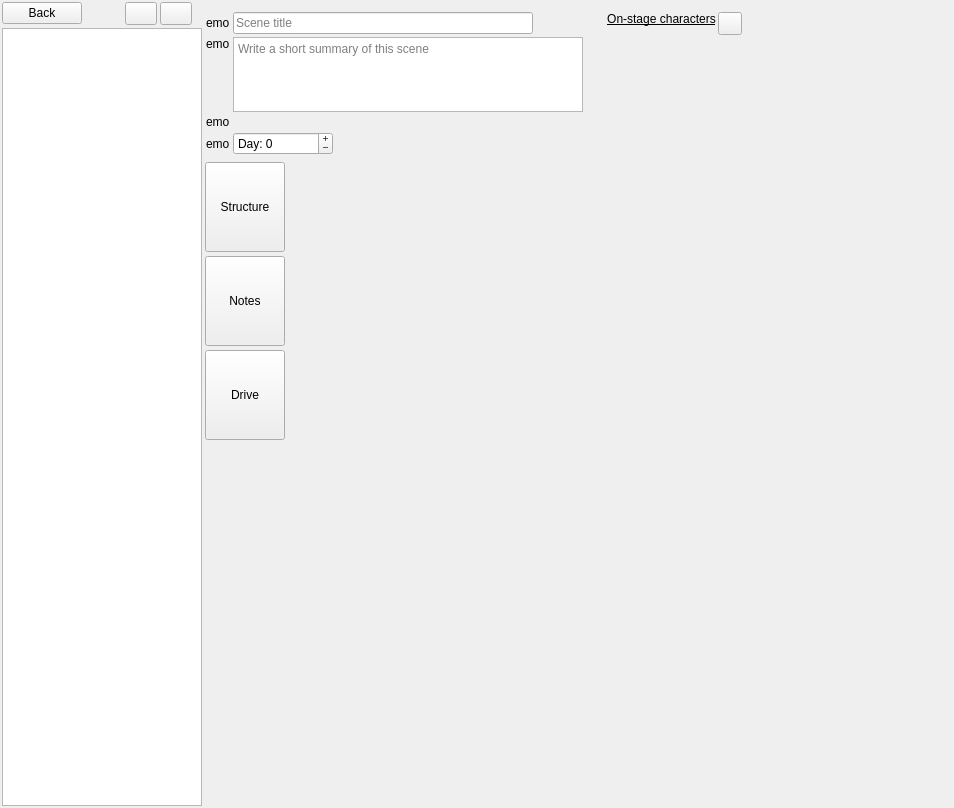
<?xml version="1.0" encoding="UTF-8"?>
<ui version="4.0">
 <class>SceneEditor</class>
 <widget class="QWidget" name="SceneEditor">
  <property name="geometry">
   <rect>
    <x>0</x>
    <y>0</y>
    <width>954</width>
    <height>808</height>
   </rect>
  </property>
  <property name="windowTitle">
   <string>Form</string>
  </property>
  <layout class="QHBoxLayout" name="horizontalLayout_7">
   <property name="spacing">
    <number>3</number>
   </property>
   <property name="leftMargin">
    <number>2</number>
   </property>
   <property name="topMargin">
    <number>2</number>
   </property>
   <property name="rightMargin">
    <number>2</number>
   </property>
   <property name="bottomMargin">
    <number>2</number>
   </property>
   <item>
    <layout class="QVBoxLayout" name="verticalLayout">
     <item>
      <layout class="QHBoxLayout" name="horizontalLayout_8">
       <item alignment="Qt::AlignLeft">
        <widget class="QPushButton" name="btnClose">
         <property name="sizePolicy">
          <sizepolicy hsizetype="Fixed" vsizetype="Fixed">
           <horstretch>0</horstretch>
           <verstretch>0</verstretch>
          </sizepolicy>
         </property>
         <property name="maximumSize">
          <size>
           <width>100</width>
           <height>16777215</height>
          </size>
         </property>
         <property name="cursor">
          <cursorShape>PointingHandCursor</cursorShape>
         </property>
         <property name="focusPolicy">
          <enum>Qt::ClickFocus</enum>
         </property>
         <property name="toolTip">
          <string>Go back</string>
         </property>
         <property name="text">
          <string>Back</string>
         </property>
         <property name="shortcut">
          <string>Return</string>
         </property>
        </widget>
       </item>
       <item>
        <spacer name="horizontalSpacer_7">
         <property name="orientation">
          <enum>Qt::Horizontal</enum>
         </property>
         <property name="sizeType">
          <enum>QSizePolicy::Preferred</enum>
         </property>
         <property name="sizeHint" stdset="0">
          <size>
           <width>40</width>
           <height>20</height>
          </size>
         </property>
        </spacer>
       </item>
       <item>
        <widget class="QToolButton" name="btnPrevious">
         <property name="sizePolicy">
          <sizepolicy hsizetype="Fixed" vsizetype="Fixed">
           <horstretch>0</horstretch>
           <verstretch>0</verstretch>
          </sizepolicy>
         </property>
         <property name="minimumSize">
          <size>
           <width>0</width>
           <height>0</height>
          </size>
         </property>
         <property name="maximumSize">
          <size>
           <width>50</width>
           <height>16777215</height>
          </size>
         </property>
         <property name="cursor">
          <cursorShape>PointingHandCursor</cursorShape>
         </property>
         <property name="focusPolicy">
          <enum>Qt::ClickFocus</enum>
         </property>
         <property name="toolTip">
          <string>Previous scene</string>
         </property>
         <property name="text">
          <string/>
         </property>
         <property name="shortcut">
          <string>Left</string>
         </property>
        </widget>
       </item>
       <item>
        <widget class="QToolButton" name="btnNext">
         <property name="minimumSize">
          <size>
           <width>0</width>
           <height>0</height>
          </size>
         </property>
         <property name="maximumSize">
          <size>
           <width>50</width>
           <height>16777215</height>
          </size>
         </property>
         <property name="cursor">
          <cursorShape>PointingHandCursor</cursorShape>
         </property>
         <property name="focusPolicy">
          <enum>Qt::ClickFocus</enum>
         </property>
         <property name="toolTip">
          <string>Next scene</string>
         </property>
         <property name="text">
          <string/>
         </property>
         <property name="shortcut">
          <string>Right</string>
         </property>
        </widget>
       </item>
       <item>
        <spacer name="horizontalSpacer_4">
         <property name="orientation">
          <enum>Qt::Horizontal</enum>
         </property>
         <property name="sizeType">
          <enum>QSizePolicy::Preferred</enum>
         </property>
         <property name="sizeHint" stdset="0">
          <size>
           <width>10</width>
           <height>10</height>
          </size>
         </property>
        </spacer>
       </item>
      </layout>
     </item>
     <item>
      <widget class="QListView" name="lstScenes">
       <property name="sizePolicy">
        <sizepolicy hsizetype="Preferred" vsizetype="Expanding">
         <horstretch>0</horstretch>
         <verstretch>0</verstretch>
        </sizepolicy>
       </property>
       <property name="maximumSize">
        <size>
         <width>200</width>
         <height>16777215</height>
        </size>
       </property>
       <property name="focusPolicy">
        <enum>Qt::ClickFocus</enum>
       </property>
      </widget>
     </item>
    </layout>
   </item>
   <item>
    <layout class="QVBoxLayout" name="verticalLayout_3">
     <property name="spacing">
      <number>4</number>
     </property>
     <item>
      <widget class="SceneStoryStructureWidget" name="wdgStructure" native="true"/>
     </item>
     <item>
      <spacer name="horizontalSpacer_2">
       <property name="orientation">
        <enum>Qt::Horizontal</enum>
       </property>
       <property name="sizeHint" stdset="0">
        <size>
         <width>40</width>
         <height>5</height>
        </size>
       </property>
      </spacer>
     </item>
     <item>
      <widget class="QWidget" name="wdgTop" native="true">
       <layout class="QHBoxLayout" name="horizontalLayout_5">
        <property name="spacing">
         <number>2</number>
        </property>
        <property name="leftMargin">
         <number>1</number>
        </property>
        <property name="topMargin">
         <number>1</number>
        </property>
        <property name="rightMargin">
         <number>1</number>
        </property>
        <property name="bottomMargin">
         <number>1</number>
        </property>
        <item>
         <layout class="QVBoxLayout" name="verticalLayout_2">
          <property name="spacing">
           <number>3</number>
          </property>
          <item>
           <layout class="QHBoxLayout" name="horizontalLayout_6">
            <property name="spacing">
             <number>3</number>
            </property>
            <item>
             <widget class="QLabel" name="lblTitleEmoji">
              <property name="text">
               <string>emo</string>
              </property>
             </widget>
            </item>
            <item>
             <widget class="QLineEdit" name="lineTitle">
              <property name="minimumSize">
               <size>
                <width>300</width>
                <height>0</height>
               </size>
              </property>
              <property name="maximumSize">
               <size>
                <width>1232323</width>
                <height>16777215</height>
               </size>
              </property>
              <property name="placeholderText">
               <string>Scene title</string>
              </property>
             </widget>
            </item>
            <item>
             <spacer name="horizontalSpacer">
              <property name="orientation">
               <enum>Qt::Horizontal</enum>
              </property>
              <property name="sizeType">
               <enum>QSizePolicy::MinimumExpanding</enum>
              </property>
              <property name="sizeHint" stdset="0">
               <size>
                <width>40</width>
                <height>20</height>
               </size>
              </property>
             </spacer>
            </item>
           </layout>
          </item>
          <item>
           <layout class="QHBoxLayout" name="horizontalLayout_11">
            <property name="spacing">
             <number>3</number>
            </property>
            <item alignment="Qt::AlignLeft|Qt::AlignTop">
             <widget class="QLabel" name="lblSynopsisEmoji">
              <property name="text">
               <string>emo</string>
              </property>
             </widget>
            </item>
            <item alignment="Qt::AlignLeft|Qt::AlignTop">
             <widget class="QTextEdit" name="textSynopsis">
              <property name="sizePolicy">
               <sizepolicy hsizetype="Expanding" vsizetype="Preferred">
                <horstretch>0</horstretch>
                <verstretch>0</verstretch>
               </sizepolicy>
              </property>
              <property name="minimumSize">
               <size>
                <width>350</width>
                <height>75</height>
               </size>
              </property>
              <property name="maximumSize">
               <size>
                <width>1232323</width>
                <height>75</height>
               </size>
              </property>
              <property name="baseSize">
               <size>
                <width>0</width>
                <height>0</height>
               </size>
              </property>
              <property name="autoFormatting">
               <set>QTextEdit::AutoBulletList</set>
              </property>
              <property name="placeholderText">
               <string>Write a short summary of this scene</string>
              </property>
             </widget>
            </item>
            <item>
             <spacer name="horizontalSpacer_3">
              <property name="orientation">
               <enum>Qt::Horizontal</enum>
              </property>
              <property name="sizeType">
               <enum>QSizePolicy::MinimumExpanding</enum>
              </property>
              <property name="sizeHint" stdset="0">
               <size>
                <width>20</width>
                <height>20</height>
               </size>
              </property>
             </spacer>
            </item>
           </layout>
          </item>
          <item>
           <widget class="QWidget" name="wdgPlotParent" native="true">
            <property name="sizePolicy">
             <sizepolicy hsizetype="Preferred" vsizetype="Maximum">
              <horstretch>0</horstretch>
              <verstretch>0</verstretch>
             </sizepolicy>
            </property>
            <layout class="QHBoxLayout" name="horizontalLayout_4">
             <property name="spacing">
              <number>3</number>
             </property>
             <property name="leftMargin">
              <number>0</number>
             </property>
             <property name="topMargin">
              <number>0</number>
             </property>
             <property name="rightMargin">
              <number>0</number>
             </property>
             <property name="bottomMargin">
              <number>0</number>
             </property>
             <item alignment="Qt::AlignLeft|Qt::AlignVCenter">
              <widget class="QLabel" name="lblPlotEmoji">
               <property name="sizePolicy">
                <sizepolicy hsizetype="Maximum" vsizetype="Maximum">
                 <horstretch>0</horstretch>
                 <verstretch>0</verstretch>
                </sizepolicy>
               </property>
               <property name="text">
                <string>emo</string>
               </property>
              </widget>
             </item>
             <item>
              <widget class="QWidget" name="wdgPlotContainer" native="true"/>
             </item>
            </layout>
           </widget>
          </item>
          <item alignment="Qt::AlignTop">
           <widget class="QWidget" name="wdgDayParent" native="true">
            <layout class="QHBoxLayout" name="horizontalLayout_16">
             <property name="spacing">
              <number>3</number>
             </property>
             <property name="leftMargin">
              <number>0</number>
             </property>
             <property name="topMargin">
              <number>0</number>
             </property>
             <property name="rightMargin">
              <number>0</number>
             </property>
             <property name="bottomMargin">
              <number>0</number>
             </property>
             <item>
              <widget class="QLabel" name="lblDayEmoji">
               <property name="text">
                <string>emo</string>
               </property>
              </widget>
             </item>
             <item>
              <widget class="QSpinBox" name="sbDay">
               <property name="minimumSize">
                <size>
                 <width>100</width>
                 <height>0</height>
                </size>
               </property>
               <property name="maximumSize">
                <size>
                 <width>100</width>
                 <height>16777215</height>
                </size>
               </property>
               <property name="buttonSymbols">
                <enum>QAbstractSpinBox::PlusMinus</enum>
               </property>
               <property name="prefix">
                <string>Day: </string>
               </property>
               <property name="minimum">
                <number>-999999999</number>
               </property>
               <property name="maximum">
                <number>999999999</number>
               </property>
               <property name="value">
                <number>0</number>
               </property>
              </widget>
             </item>
             <item>
              <spacer name="horizontalSpacer_5">
               <property name="orientation">
                <enum>Qt::Horizontal</enum>
               </property>
               <property name="sizeType">
                <enum>QSizePolicy::MinimumExpanding</enum>
               </property>
               <property name="sizeHint" stdset="0">
                <size>
                 <width>40</width>
                 <height>20</height>
                </size>
               </property>
              </spacer>
             </item>
            </layout>
           </widget>
          </item>
         </layout>
        </item>
        <item>
         <widget class="CharacterAvatar" name="wdgPov"/>
        </item>
        <item>
         <layout class="QVBoxLayout" name="verticalLayout_12">
          <item>
           <layout class="QHBoxLayout" name="horizontalLayout">
            <item alignment="Qt::AlignTop">
             <widget class="QPushButton" name="btnStageCharacterLabel">
              <property name="font">
               <font>
                <underline>true</underline>
               </font>
              </property>
              <property name="styleSheet">
               <string notr="true">border: 0px;</string>
              </property>
              <property name="text">
               <string>On-stage characters</string>
              </property>
             </widget>
            </item>
            <item alignment="Qt::AlignLeft|Qt::AlignTop">
             <widget class="QToolButton" name="btnEditCharacters">
              <property name="cursor">
               <cursorShape>PointingHandCursor</cursorShape>
              </property>
              <property name="text">
               <string/>
              </property>
              <property name="popupMode">
               <enum>QToolButton::InstantPopup</enum>
              </property>
              <property name="autoRaise">
               <bool>false</bool>
              </property>
             </widget>
            </item>
            <item>
             <spacer name="horizontalSpacer_6">
              <property name="orientation">
               <enum>Qt::Horizontal</enum>
              </property>
              <property name="sizeHint" stdset="0">
               <size>
                <width>40</width>
                <height>20</height>
               </size>
              </property>
             </spacer>
            </item>
           </layout>
          </item>
          <item>
           <widget class="LabelsWidget" name="wdgCharacters" native="true">
            <property name="sizePolicy">
             <sizepolicy hsizetype="Expanding" vsizetype="Maximum">
              <horstretch>0</horstretch>
              <verstretch>0</verstretch>
             </sizepolicy>
            </property>
           </widget>
          </item>
         </layout>
        </item>
        <item>
         <spacer name="horizontalSpacer_9">
          <property name="orientation">
           <enum>Qt::Horizontal</enum>
          </property>
          <property name="sizeType">
           <enum>QSizePolicy::Expanding</enum>
          </property>
          <property name="sizeHint" stdset="0">
           <size>
            <width>10</width>
            <height>20</height>
           </size>
          </property>
         </spacer>
        </item>
       </layout>
      </widget>
     </item>
     <item>
      <layout class="QHBoxLayout" name="horizontalLayout_2">
       <item>
        <widget class="QWidget" name="widget_5" native="true">
         <layout class="QVBoxLayout" name="verticalLayout_17">
          <property name="spacing">
           <number>0</number>
          </property>
          <property name="leftMargin">
           <number>0</number>
          </property>
          <property name="topMargin">
           <number>2</number>
          </property>
          <property name="rightMargin">
           <number>0</number>
          </property>
          <property name="bottomMargin">
           <number>0</number>
          </property>
          <item>
           <widget class="RotatedButton" name="btnAttributes">
            <property name="sizePolicy">
             <sizepolicy hsizetype="Preferred" vsizetype="Maximum">
              <horstretch>0</horstretch>
              <verstretch>0</verstretch>
             </sizepolicy>
            </property>
            <property name="minimumSize">
             <size>
              <width>0</width>
              <height>90</height>
             </size>
            </property>
            <property name="text">
             <string>Structure</string>
            </property>
            <property name="checkable">
             <bool>true</bool>
            </property>
            <property name="base" stdset="0">
             <bool>true</bool>
            </property>
            <attribute name="buttonGroup">
             <string notr="true">btnGroupPages</string>
            </attribute>
           </widget>
          </item>
          <item>
           <spacer name="verticalSpacer">
            <property name="orientation">
             <enum>Qt::Vertical</enum>
            </property>
            <property name="sizeType">
             <enum>QSizePolicy::Fixed</enum>
            </property>
            <property name="sizeHint" stdset="0">
             <size>
              <width>4</width>
              <height>4</height>
             </size>
            </property>
           </spacer>
          </item>
          <item>
           <widget class="RotatedButton" name="btnNotes">
            <property name="sizePolicy">
             <sizepolicy hsizetype="Preferred" vsizetype="Maximum">
              <horstretch>0</horstretch>
              <verstretch>0</verstretch>
             </sizepolicy>
            </property>
            <property name="minimumSize">
             <size>
              <width>0</width>
              <height>90</height>
             </size>
            </property>
            <property name="text">
             <string>Notes</string>
            </property>
            <property name="checkable">
             <bool>true</bool>
            </property>
            <property name="base" stdset="0">
             <bool>true</bool>
            </property>
            <attribute name="buttonGroup">
             <string notr="true">btnGroupPages</string>
            </attribute>
           </widget>
          </item>
          <item>
           <spacer name="verticalSpacer_2">
            <property name="orientation">
             <enum>Qt::Vertical</enum>
            </property>
            <property name="sizeType">
             <enum>QSizePolicy::Fixed</enum>
            </property>
            <property name="sizeHint" stdset="0">
             <size>
              <width>4</width>
              <height>4</height>
             </size>
            </property>
           </spacer>
          </item>
          <item>
           <widget class="RotatedButton" name="btnDrive">
            <property name="sizePolicy">
             <sizepolicy hsizetype="Preferred" vsizetype="Maximum">
              <horstretch>0</horstretch>
              <verstretch>0</verstretch>
             </sizepolicy>
            </property>
            <property name="minimumSize">
             <size>
              <width>0</width>
              <height>90</height>
             </size>
            </property>
            <property name="text">
             <string>Drive</string>
            </property>
            <property name="checkable">
             <bool>true</bool>
            </property>
            <property name="base" stdset="0">
             <bool>true</bool>
            </property>
            <attribute name="buttonGroup">
             <string notr="true">btnGroupPages</string>
            </attribute>
           </widget>
          </item>
          <item>
           <spacer name="verticalSpacer_4">
            <property name="orientation">
             <enum>Qt::Vertical</enum>
            </property>
            <property name="sizeHint" stdset="0">
             <size>
              <width>20</width>
              <height>40</height>
             </size>
            </property>
           </spacer>
          </item>
         </layout>
        </widget>
       </item>
       <item>
        <widget class="QStackedWidget" name="stackedWidget">
         <property name="focusPolicy">
          <enum>Qt::NoFocus</enum>
         </property>
         <property name="currentIndex">
          <number>2</number>
         </property>
         <widget class="QWidget" name="pageStructure">
          <layout class="QVBoxLayout" name="verticalLayout_4">
           <property name="spacing">
            <number>3</number>
           </property>
           <property name="leftMargin">
            <number>4</number>
           </property>
           <property name="topMargin">
            <number>3</number>
           </property>
           <property name="rightMargin">
            <number>4</number>
           </property>
           <property name="bottomMargin">
            <number>2</number>
           </property>
           <item>
            <widget class="SceneStructureWidget" name="wdgSceneStructure" native="true">
             <property name="sizePolicy">
              <sizepolicy hsizetype="Expanding" vsizetype="Expanding">
               <horstretch>0</horstretch>
               <verstretch>0</verstretch>
              </sizepolicy>
             </property>
            </widget>
           </item>
           <item>
            <widget class="QWidget" name="wdgTags" native="true">
             <property name="sizePolicy">
              <sizepolicy hsizetype="Expanding" vsizetype="Maximum">
               <horstretch>0</horstretch>
               <verstretch>0</verstretch>
              </sizepolicy>
             </property>
             <layout class="QVBoxLayout" name="verticalLayout_5">
              <property name="spacing">
               <number>3</number>
              </property>
              <property name="leftMargin">
               <number>2</number>
              </property>
              <property name="topMargin">
               <number>2</number>
              </property>
              <property name="rightMargin">
               <number>2</number>
              </property>
              <property name="bottomMargin">
               <number>2</number>
              </property>
             </layout>
            </widget>
           </item>
          </layout>
         </widget>
         <widget class="QWidget" name="pageNotes">
          <layout class="QVBoxLayout" name="verticalLayout_7">
           <property name="spacing">
            <number>2</number>
           </property>
           <property name="leftMargin">
            <number>2</number>
           </property>
           <property name="topMargin">
            <number>2</number>
           </property>
           <property name="rightMargin">
            <number>2</number>
           </property>
           <property name="bottomMargin">
            <number>2</number>
           </property>
           <item>
            <widget class="DocumentTextEditor" name="textNotes">
             <property name="placeholderText" stdset="0">
              <string>Scene notes or type '/' for commands</string>
             </property>
            </widget>
           </item>
          </layout>
         </widget>
         <widget class="QWidget" name="pageDrive">
          <layout class="QVBoxLayout" name="verticalLayout_6">
           <property name="spacing">
            <number>3</number>
           </property>
           <property name="leftMargin">
            <number>2</number>
           </property>
           <property name="topMargin">
            <number>2</number>
           </property>
           <property name="rightMargin">
            <number>2</number>
           </property>
           <property name="bottomMargin">
            <number>2</number>
           </property>
           <item>
            <widget class="SceneDriveTrackingEditor" name="wdgDriveEditor" native="true"/>
           </item>
          </layout>
         </widget>
        </widget>
       </item>
      </layout>
     </item>
    </layout>
   </item>
  </layout>
 </widget>
 <customwidgets>
  <customwidget>
   <class>CharacterAvatar</class>
   <extends>QWidget</extends>
   <header>src.main.python.plotlyst.view.widget.characters</header>
  </customwidget>
  <customwidget>
   <class>RotatedButton</class>
   <extends>QPushButton</extends>
   <header>src.main.python.plotlyst.view.widget.input</header>
  </customwidget>
  <customwidget>
   <class>DocumentTextEditor</class>
   <extends>QWidget</extends>
   <header>src.main.python.plotlyst.view.widget.input</header>
  </customwidget>
  <customwidget>
   <class>SceneStoryStructureWidget</class>
   <extends>QWidget</extends>
   <header>src.main.python.plotlyst.view.widget.scenes</header>
   <container>1</container>
  </customwidget>
  <customwidget>
   <class>LabelsWidget</class>
   <extends>QWidget</extends>
   <header>src.main.python.plotlyst.view.widget.labels</header>
   <container>1</container>
  </customwidget>
  <customwidget>
   <class>SceneStructureWidget</class>
   <extends>QWidget</extends>
   <header>src.main.python.plotlyst.view.widget.scenes</header>
   <container>1</container>
  </customwidget>
  <customwidget>
   <class>SceneDriveTrackingEditor</class>
   <extends>QWidget</extends>
   <header>src.main.python.plotlyst.view.widget.scenes</header>
   <container>1</container>
  </customwidget>
 </customwidgets>
 <resources/>
 <connections/>
 <buttongroups>
  <buttongroup name="btnGroupPages"/>
 </buttongroups>
</ui>
